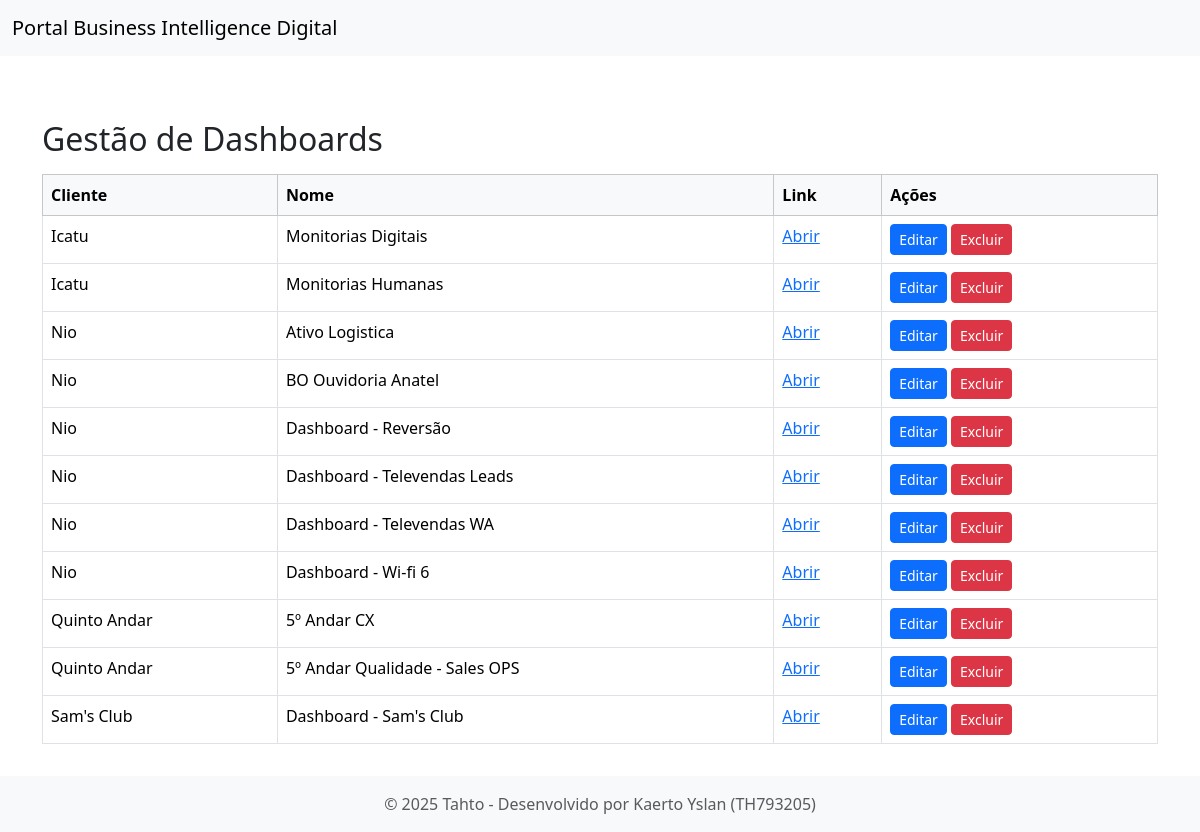
The app's page /gestao_dashboards, older data.
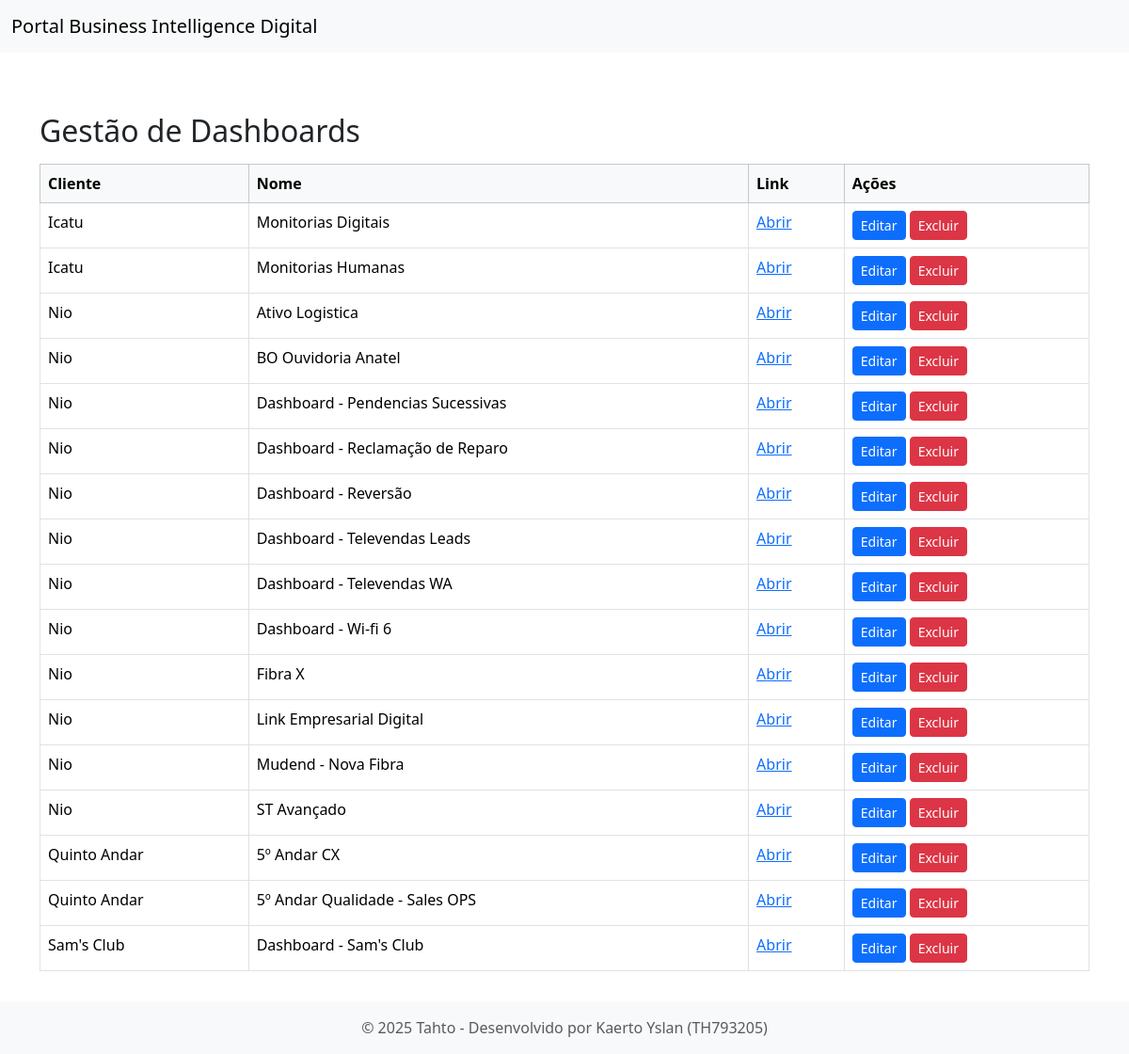
The same page, newer data.
### tables this page shows
CREATE TABLE dashboard (
            cliente TEXT NOT NULL,
            nome TEXT NOT NULL,
            link TEXT NOT NULL
        , id INTEGER);

### views.py (the view)
@app.route('/gestao_dashboards')
def gestao_dashboards():
    conn = get_db_connection()
    dashboards = conn.execute('SELECT * FROM dashboard order by "cliente","nome"').fetchall()
    conn.close()
    return render_template('gestao_dashboards.html', dashboards=dashboards)

### main.py (called while the page is built)
def get_db_connection():
    conn = sqlite3.connect(DB_PATH)
    conn.row_factory = sqlite3.Row
    return conn

### views.py (called while the page is built)
@app.before_request
def force_first_login():
    if current_user.is_authenticated:
        endpoint = request.endpoint or ""
        if current_user.first_login == 1 and endpoint not in (
            "logout", "login", "change_password_first_time", "static"
        ):
            return redirect(url_for("change_password_first_time"))

### templates/gestao_dashboards.html (shortened to what this page needs)
{% extends "base_admin.html" %}
{% block content %}
<div class="container mt-5">
    <h2>Gestão de Dashboards</h2>
    <table class="table table-bordered mt-3">
        <thead class="table-light">
            <tr>
                <th>Cliente</th>
                <th>Nome</th>
                <th>Link</th>
                <th>Ações</th>
            </tr>
        </thead>
        <tbody>
            {% for dashboard in dashboards %}
            <tr>
                <td>{{ dashboard['cliente'] }}</td>
                <td>{{ dashboard['nome'] }}</td>
                <td><a href="{{ dashboard['link'] }}" target="_blank">Abrir</a></td>
                <td>
                    <a href="{{ url_for('editar_dashboard', id=dashboard['id']) }}" class="btn btn-sm btn-primary">Editar</a>
                    <form action="{{ url_for('excluir_dashboard', id=dashboard['id']) }}" method="POST" style="display:inline-block;">
                        <button type="submit" class="btn btn-sm btn-danger" onclick="return confirm('Tem certeza que deseja excluir este dashboard?');">Excluir</button>
                    </form>
                </td>
            </tr>
            {% endfor %}
        </tbody>
    </table>
</div>
{% endblock %}

### templates/base_admin.html (shortened to what this page needs)
<!doctype html>
<html lang="pt-br">
<head>
  <link href="https://cdn.jsdelivr.net/npm/bootstrap@5.3.2/dist/css/bootstrap.min.css" rel="stylesheet">
  <link href="https://cdn.jsdelivr.net/npm/bootstrap-icons@1.11.1/font/bootstrap-icons.css" rel="stylesheet">
</head>
<body>
  <nav class="navbar navbar-expand-lg navbar-light bg-light">
    <div class="container-fluid d-flex justify-content-between align-items-center">
      <a class="navbar-brand mb-0" href="{{ url_for('index') }}">
        Portal Business Intelligence Digital
      </a>
    </div>
  </nav>
  <div class="container-fluid content-wrapper">
    <div class="main-content" id="mainContent">
      {% block content %}{% endblock %}
    </div>
  </div>
  <footer class="bg-light text-center text-muted py-3">
    <div class="container">
      © 2025 Tahto - Desenvolvido por Kaerto Yslan (TH793205)
    </div>
  </footer>
</body>
</html>

### templates/base_admin.html (style rules this page uses)
html, body { height: 100%; margin: 0; padding: 0; }
body { display: flex; flex-direction: column; }
.navbar { flex-shrink: 0; margin: 0; border-radius: 0; }
.content-wrapper { flex: 1; display: flex; margin: 0; padding: 0; transition: all 0.3s ease; }
.main-content { flex: 1; padding: 1rem; transition: margin-left 0.3s; }
footer { margin: 0; border-radius: 0; }

Row changes from the older to the newer data that the page shows:
added dashboard: cliente "Nio", nome "Dashboard - Pendencias Sucessivas"
added dashboard: cliente "Nio", nome "Dashboard - Reclamação de Reparo"
added dashboard: cliente "Nio", nome "Fibra X"
added dashboard: cliente "Nio", nome "Link Empresarial Digital"
added dashboard: cliente "Nio", nome "Mudend - Nova Fibra"
added dashboard: cliente "Nio", nome "ST Avançado"
